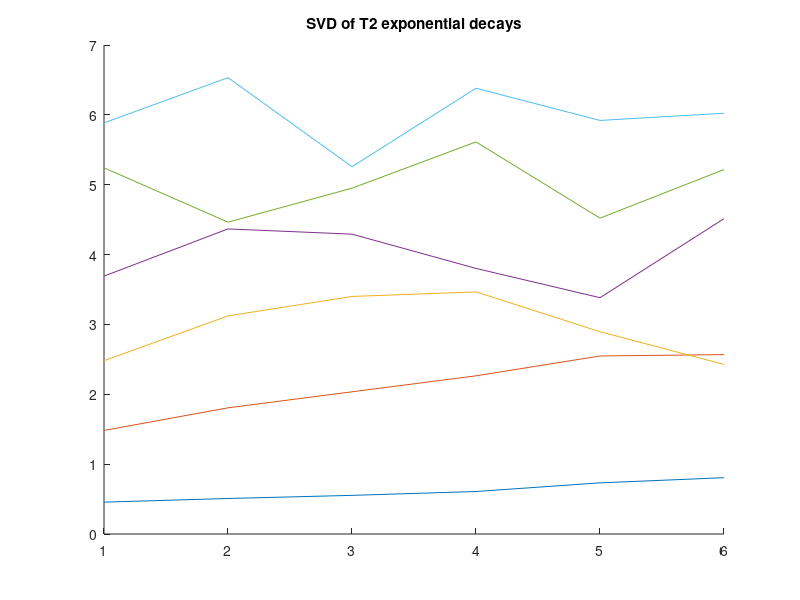
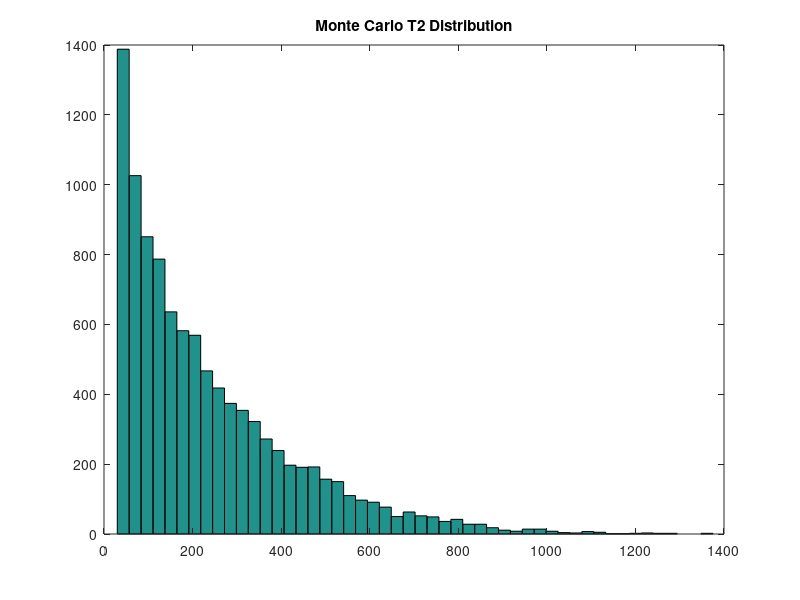

The MATLAB source for these figures, in order:

clear

T2vals=sort([300,200,100,70,50,30]);



nsims=1e4; 

T2s=30+abs(randn(1,nsims)).^(1.3)*250;
figure(2); hist(abs(T2s),50); 
title('Monte Carlo T2 Distribution')

for i=1:nsims
    S(i,:)=rand*exp(-T2vals./T2s(i));
end
    
   figure(1); clf;hold on; 
[U,S,V]=svd(S,'econ')
for i=1:6
    plot(i+V(:,i)) 
end

title('SVD of T2 exponential decays')
S/sum(S(:))